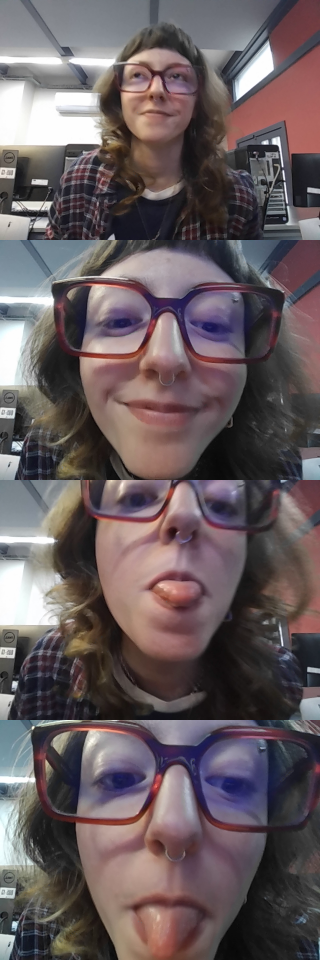
#> input picture tira.png, 320 x 960 px
$ python -i vision.py   (imports and definitions only)
#> lines starting #> are read from the running program, lines starting #| are printed output that depends on the picture; after the words box and inside, x2 and y2 are one past the last pixel; in counts of white or black regions, pixels touching at a corner belong together
#> further down, picture is the input picture: shape (960, 320, 3); mean B, G, R 94.5, 91.8, 103.6
import cv2
import mediapipe as mp

# ---- Lo que se prepara una sola vez (al hacer import vision) ----

# Rango HSV del objeto (naranja, de la tabla de la teoría).
# Lo afinás con calibrar.py (ejercicio 11.1) y pegás acá los valores nuevos.
COLOR_MIN = (5, 120, 120)
COLOR_MAX = (20, 255, 255)

# Clasificador de Haar para caras de frente (OpenCV 4.11: el .xml viene en el paquete).
XML = "haarcascade_frontalface_default.xml"
clasificador = cv2.CascadeClassifier(cv2.data.haarcascades + XML)

# Detector de manos de MediaPipe (ruta A, 0.10.x): una sola mano, es más rápido.
# [1 line that did not run here, left out]


def detectar_color(frame):
    """Recibe un cuadro BGR. Devuelve (x, y) del centro de la mancha
    más grande del color buscado, o None."""
    hsv = cv2.cvtColor(frame, cv2.COLOR_BGR2HSV)
#> hsv: shape (960, 320, 3); mean H, S, V 74.6, 50.4, 108.2
    mascara = cv2.inRange(hsv, COLOR_MIN, COLOR_MAX)
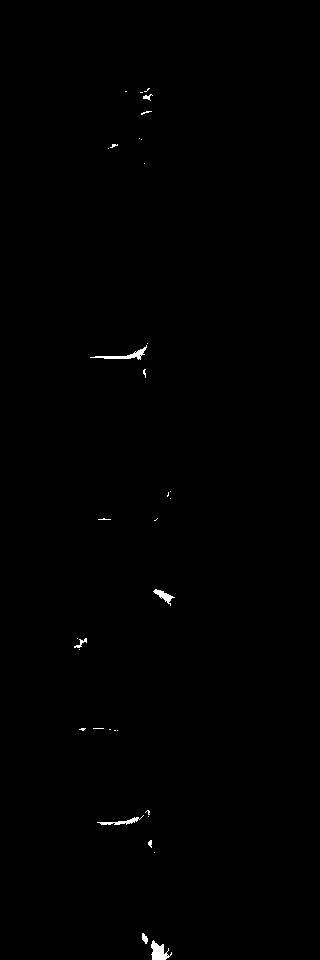
#> mascara: shape (960, 320); 0.32% white; 34 white regions (26 under 20 px)
    # OpenCV 4: findContours devuelve DOS cosas (contornos y jerarquía)
    contornos, _ = cv2.findContours(
        mascara, cv2.RETR_EXTERNAL, cv2.CHAIN_APPROX_SIMPLE)
#> contornos = 34 contours, 28 with area under 20; largest, box (x1, y1, x2, y2) and area: (151, 940, 172, 960) 196, (90, 345, 147, 360) 144, (153, 589, 175, 606) 101, (97, 815, 144, 825) 84, (142, 933, 148, 944) 30, (74, 638, 87, 648) 26
    if len(contornos) == 0:          # max() de una lista vacía da error
        return None
    grande = max(contornos, key=cv2.contourArea)
#> grande = contour of 36 points, box (x1, y1, x2, y2) (151, 940, 172, 960), area 196
    if cv2.contourArea(grande) < 500:  # muy chica: es ruido, no tu objeto
        return None
    x, y, w, h = cv2.boundingRect(grande)
    return (x + w // 2, y + h // 2)


def detectar_cara(frame):
    """Recibe un cuadro BGR. Devuelve (x, y) del centro de la primera
    cara de frente, o None."""
    gris = cv2.cvtColor(frame, cv2.COLOR_BGR2GRAY)
    caras = clasificador.detectMultiScale(
        gris, 1.1, 5, minSize=(80, 80))
    if len(caras) == 0:              # NO usar "if caras:" (falla con numpy)
        return None
    x, y, w, h = caras[0]
    return (int(x + w // 2), int(y + h // 2))


def detectar_mano(frame):
    """Recibe un cuadro BGR. Devuelve (x, y) de la punta del índice
    (punto 8 de MediaPipe), o None."""
    rgb = cv2.cvtColor(frame, cv2.COLOR_BGR2RGB)   # MediaPipe espera RGB
    resultado = manos.process(rgb)
    if resultado.multi_hand_landmarks is None:     # sin mano es None, no []
        return None
    mano = resultado.multi_hand_landmarks[0]       # la primera mano
    punta = mano.landmark[8]                       # punta del índice
    alto, ancho = frame.shape[:2]                  # shape da (alto, ancho)
    x = int(punta.x * ancho)                       # de 0-1 a píxeles
    y = int(punta.y * alto)
    return (x, y)

>>> import cv2
>>> picture = cv2.imread('../tira.png')
>>> result = detectar_color(picture)
